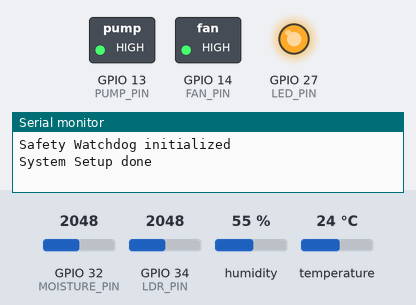
A program run on a simulated ESP32. On the bench: switched loads named in the program (green lamp = pin HIGH), output pins drawn as LEDs (lit = HIGH), the last lines printed to the serial monitor. The inputs (shaded band) are chosen by the test bench; at power-on: temperature 24 °C, GPIO 32 (MOISTURE_PIN) = 2048, GPIO 34 (LDR_PIN) = 2048, humidity 55 % (analog values on the 0–4095 scale). WiFi joins after 1.5 s; servers stay silent unless stated; the local clock reads 2024-03-15 10:24:30 at power-on unless the program sets it; the Firebase database answers and starts empty.

Above: at 3.8 s.
3.9 s: temperature set to 28.6 °C
9.1 s: temperature set to 29.6 °C
At 12.4 s:
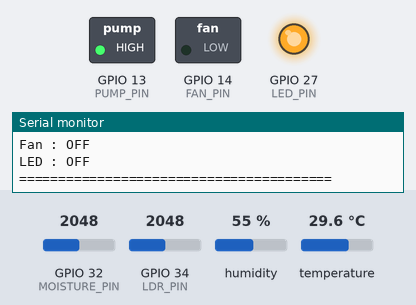
13.5 s: GPIO 32 (MOISTURE_PIN) set to 2150
23.5 s: GPIO 32 (MOISTURE_PIN) set to 2284
At 28.3 s:
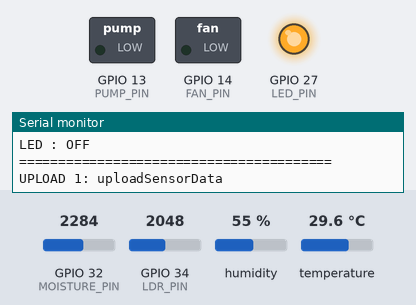
28.7 s: temperature set to 28.6 °C
38.5 s: temperature set to 27.2 °C
At 43.5 s:
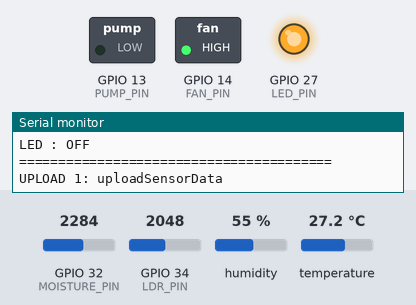
Timing chart, 0 to 44.7 s (numbered marks = the images above; inputs shaded):
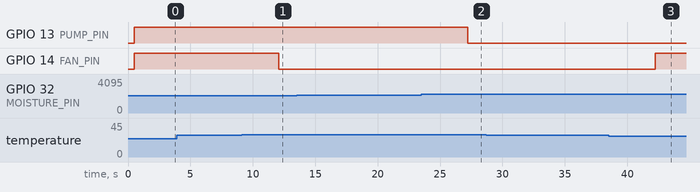

Measured:
- the behaviour switches between 29 and 29.1 °C on temperature (found by bisection; images 0 and 1)
- the behaviour switches between 2213 and 2214 on GPIO 32 (MOISTURE_PIN) (found by bisection; images 1 and 2)
- the behaviour switches between 28.1 and 28 °C on temperature (found by bisection; images 2 and 3)
- after the input at 9.1 s, GPIO 14 (FAN_PIN): HIGH → LOW after 3.0 s
- after the input at 23.5 s, GPIO 13 (PUMP_PIN): HIGH → LOW after 3.7 s
- after the input at 38.5 s, GPIO 14 (FAN_PIN): LOW → HIGH after 3.7 s

The program:

main.cpp
```cpp
#include <Arduino.h>

#include "config.h"
#include "app_state.h"
#include "wifi_manager.h"
#include "time_manager.h"
#include "sensor_manager.h"
#include "firebase_manager.h"
#include "control_manager.h"
#include "safety_manager.h"

static void initHardware()
{
  pinMode(PUMP_PIN, OUTPUT); // GPIO controlling the motor via transistor/MOSFET (output to control pump)
  pinMode(FAN_PIN, OUTPUT);  // GPIO controlling the fan (output to control fan)
  pinMode(LED_PIN, OUTPUT);  // GPIO controlling the LED (output to control LED)

  analogReadResolution(12); // 12-bit ADC resolution (0-4095)
  // ADC_11db attenuation gives a wider input voltage range (up to ~3.3V) which is suitable for our sensors and allows better resolution across the expected range of readings.
  analogSetPinAttenuation(MOISTURE_PIN, ADC_11db); // 0-3.3V range for soil moisture sensor (calibrated for 0-100% range) (0 to 4095 ADC value)
  analogSetPinAttenuation(LDR_PIN, ADC_11db);      // 0-3.3V range for LDR light sensor (calibrated for 0-100% range) (0 to 4095 ADC value)

  dht.begin(); // Initialize DHT sensor

  // Ensure all actuators are off at startup
  setPump(false);
  setFan(false);
  setLed(false);
}

static void handleSetpointFetch(unsigned long now)
{
  if (now - lastFetchMs >= SETPOINT_FETCH_MS)
  {
    lastFetchMs = now;
    fetchCurrentPlantAndSetpoints();
  }
}

static void handleSensorReadAndControl(unsigned long now)
{
  if (now - sensors.lastSensorReadMs >= SENSOR_READ_INTERVAL_MS)
  {
   readSensors();
    updateDailyLightTracking();

    controlPump();
    controlFan();
    controlLight();
  }
}

static void handleUploads(unsigned long now)
{
  if (!signupOK)
  {
    return; // Don't attempt uploads if Firebase sign-up wasn't successful
  }
  if (now - lastUploadMs >= FIREBASE_UPLOAD_MS)
  {
    lastUploadMs = now;
    Serial.println("UPLOAD 1: uploadSensorData");
    uploadSensorData();

    Serial.println("UPLOAD 2: uploadActuatorStates");
    uploadActuatorStates();

    Serial.println("UPLOAD 3: uploadSystemStatus");
    uploadSystemStatus();

    Serial.println("UPLOAD 4: uploads done");
  }
}

static void handleStatusPrint(unsigned long now)
{
  if (now - lastStatusPrintMs >= STATUS_PRINT_MS)
  {
    lastStatusPrintMs = now;
    printStatus();
  }
}

void setup()
{
  Serial.begin(115200);
  delay(500);

  initHardware();
  loadFallbackSetpoints();

  connectWiFi();
  if (isWiFiConnected() && waitForInternet(10000))
  {
    initializeTime();

    struct tm timeinfo;
    bool timeReady = getLocalTimeSafe(timeinfo);
    int timeSyncRetries = 0;

    while (!timeReady && timeSyncRetries < 3)
    {
      timeSyncRetries++;
      Serial.printf("Waiting for time sync... attempt %d/3\n", timeSyncRetries);
      delay(2000);
      timeReady = getLocalTimeSafe(timeinfo);
    }

    if (timeReady)
    {
      Serial.println("Time verified synchronized");
      initializeFirebase();
      fetchCurrentPlantAndSetpoints();
    }
    else
    {
      Serial.println("System Time sync failed - Firebase initialization skipped");
    }
  }
  else
  {
    Serial.println("System Starting offline mode");
  }

  initializeWatchdog();

  lastUploadMs = millis();
  lastFetchMs = millis();
  lastStatusPrintMs = millis();
  sensors.lastSensorReadMs = millis();

  Serial.println("System Setup done");
}

void loop()
{
  feedWatchdog();

  maintainWiFi();
  maintainTime();

  unsigned long now = millis();

  handleSetpointFetch(now);
  handleSensorReadAndControl(now);
  handleUploads(now);
  handleStatusPrint(now);

  runSafetyChecks();

  delay(5);
}
```

app_state.cpp
```cpp
#include "app_state.h"
#include "config.h"

FirebaseData fbdo;
FirebaseAuth auth;
FirebaseConfig firebaseConfig;
DHT dht(DHT_PIN, DHT_TYPE);

PlantSetpoint setpoints;
SensorData sensors;
ActuatorData actuators;
LightTracker lightTracker;
PumpSafetyState pumpSafety;

EmaFilterState soilFilterState;
EmaFilterState ldrFilterState;

SystemStatusData systemStatus;

bool signupOK = false;

unsigned long lastUploadMs = 0;
unsigned long lastFetchMs = 0;
unsigned long lastStatusPrintMs = 0;
unsigned long lastWiFiRetryMs = 0;
unsigned long lastTimeSyncAttemptMs = 0;
```

app_state.h
```cpp
#pragma once
#include <Firebase_ESP_Client.h>
#include <DHT.h>
#include "types.h"
#include "config.h"

extern FirebaseData fbdo;             // Firebase data object to store received data
extern FirebaseAuth auth;             // Firebase auth object to store user credentials
extern FirebaseConfig firebaseConfig; // Firebase config object to store Firebase project configuration
extern DHT dht;                       // DHT sensor object

extern PlantSetpoint setpoints;    // Struct to store plant setpoints
extern SensorData sensors;         // Struct to store sensor data
extern ActuatorData actuators;     // Struct to store actuator data
extern LightTracker lightTracker;  // Struct to track light hours
extern PumpSafetyState pumpSafety; // Struct to track pump safety

extern EmaFilterState soilFilterState; // Soil moisture filter state
extern EmaFilterState ldrFilterState;  // LDR filter state

extern SystemStatusData systemStatus; // Struct to store overall system status, including WiFi, time sync status, dht status, firebase status, and alert status

extern bool signupOK; // variable to store if sign up was successful

extern unsigned long lastUploadMs;          // variable to store the last time sensor data was uploaded
extern unsigned long lastFetchMs;           // variable to store the last time sensor data was fetched
extern unsigned long lastStatusPrintMs;     // variable to store the last time status was printed
extern unsigned long lastWiFiRetryMs;       // variable to store the last time WiFi connection was retried
extern unsigned long lastTimeSyncAttemptMs; // variable to store the last time WiFi connection was retried
```

control_manager.cpp
```cpp
#include <Arduino.h>
#include "control_manager.h"
#include "config.h"
#include "app_state.h"
#include "utils.h"
#include "time_manager.h"

static void applyActuatorPin(uint8_t pin, bool logicalOn, bool inverted)
{
    bool pinLevel = inverted ? !logicalOn : logicalOn;
    digitalWrite(pin, pinLevel ? HIGH : LOW);
}

static int getLightCycleDayKey(const struct tm &timeinfo)
{
    int dayKey = timeinfo.tm_yday;
    if (timeinfo.tm_hour < DAY_START_HOUR)
    {
        dayKey--;
        if (dayKey < 0)
        {
            dayKey = 365;
        }
    }
    return dayKey;
}

void setPump(bool on)
{
    if (on)
    {
        pumpSafety.pumpStartMs = millis();
        pumpSafety.timingActive = true;
    }
    else
    {
        if (actuators.pump)
        {
            pumpSafety.lastPumpOffMs = millis();
        }
        pumpSafety.timingActive = false;
    }

    actuators.pump = on;
    applyActuatorPin(PUMP_PIN, on, PUMP_INVERTED);
}

void setFan(bool on)
{
    actuators.fan = on;
    applyActuatorPin(FAN_PIN, on, FAN_INVERTED);
}

void setLed(bool on)
{
    actuators.led = on;
    applyActuatorPin(LED_PIN, on, LED_INVERTED);
}

static void resetLightTrackerIfNewDay(const struct tm &timeinfo)
{
    int cycleDayKey = getLightCycleDayKey(timeinfo);
    if (lightTracker.lastDayOfYear != cycleDayKey)
    {
        lightTracker.lastDayOfYear = cycleDayKey;
        lightTracker.dailyNaturalLightSeconds = 0;
        lightTracker.dailySupplementalLightSeconds = 0;
        lightTracker.lastUpdateMs = millis();
        Serial.println("Light New sunrise-based cycle detected, counters reset");
    }
}

void updateDailyLightTracking()
{
    struct tm timeinfo;
    if (!getLocalTimeSafe(timeinfo))
    {
        lightTracker.timeValid = false;
        return;
    }

    lightTracker.timeValid = true;
    resetLightTrackerIfNewDay(timeinfo);

    unsigned long nowMs = millis();
    if (lightTracker.lastUpdateMs == 0)
    {
        lightTracker.lastUpdateMs = nowMs;
        return;
    }

    unsigned long elapsedSec = (nowMs - lightTracker.lastUpdateMs) / 1000;
    lightTracker.lastUpdateMs = nowMs;

    if (elapsedSec == 0)
        return;

    if (isDaytime(timeinfo) && sensors.lightPercent >= SUNLIGHT_THRESHOLD_PERCENT)
    {
        lightTracker.dailyNaturalLightSeconds += elapsedSec;
    }

    if (actuators.led)
    {
        lightTracker.dailySupplementalLightSeconds += elapsedSec;
    }
}

float getDailyNaturalLightHours()
{
    return lightTracker.dailyNaturalLightSeconds / 3600.0f;
}

float getDailySupplementalLightHours()
{
    return lightTracker.dailySupplementalLightSeconds / 3600.0f;
}

float getDailyTotalLightHours()
{
    return (lightTracker.dailyNaturalLightSeconds + lightTracker.dailySupplementalLightSeconds) / 3600.0f;
}

static bool canStartPump()
{
    return (millis() - pumpSafety.lastPumpOffMs) >= PUMP_COOLDOWN_MS;
}

void controlPump()
{
    if (isnan(sensors.soilMoisturePercent))
        return;

    if (!actuators.pump && sensors.soilMoisturePercent < setpoints.moisture.min && canStartPump())
    {
        setPump(true);
    }
    else if (actuators.pump && sensors.soilMoisturePercent >= setpoints.moisture.max)
    {
        setPump(false);
    }
}

void controlFan()
{
    if (!sensors.validDHT)
        return;

    bool needFan = (sensors.temperatureC > setpoints.temperature.max);
    bool safeToTurnOff = (sensors.temperatureC <= (setpoints.temperature.max - FAN_TEMP_OFF_MARGIN));
    if (!actuators.fan && needFan)
    {
        setFan(true);
    }
    else if (actuators.fan && safeToTurnOff)
    {
        setFan(false);
    }
}

void controlLight()
{
    if (isnan(sensors.lightPercent))
        return;

    struct tm timeinfo;
    if (!getLocalTimeSafe(timeinfo))
    {
        setLed(false);
        return;
    }

    float totalHours = getDailyTotalLightHours();
    bool sunlightEnoughNow = sensors.lightPercent >= SUNLIGHT_THRESHOLD_PERCENT;

    if (isDaytime(timeinfo))
    {
        if (sunlightEnoughNow)
        {
            setLed(false);
        }
        else
        {
            setLed(true);
        }
        return;
    }

    if (isAfterSunset(timeinfo))
    {
        if (totalHours < setpoints.lightHours.min)
        {
            setLed(true);
        }
        else
        {
            setLed(false);
        }
        return;
    }

    // before sunrise: keep the previous light cycle alive until the required minimum is reached
    if (totalHours < setpoints.lightHours.min)
    {
        setLed(true);
    }
    else
    {
        setLed(false);
    }
}

void printStatus()
{
    Serial.println("\n================ STATUS ================");
    Serial.printf("Time: %s\n", getFormattedLocalTime().c_str());
    Serial.printf("Plant: %s\n", setpoints.plantName.c_str());

    Serial.printf("Temp Range: %.1f -> %.1f C\n", setpoints.temperature.min, setpoints.temperature.max);
    Serial.printf("Soil Range: %.1f -> %.1f %%\n", setpoints.moisture.min, setpoints.moisture.max);
    Serial.printf("Light Hours Range: %.1f -> %.1f h\n", setpoints.lightHours.min, setpoints.lightHours.max);

    if (sensors.validDHT)
    {
        Serial.printf("Temperature: %.2f C\n", sensors.temperatureC);
    }
    else
    {
        Serial.println("Temperature: DHT invalid or stale");
    }

    Serial.printf("Soil Raw: %d\n", sensors.soilRaw);
    Serial.printf("Soil Moisture: %.2f %%\n", sensors.soilMoisturePercent);
    Serial.printf("LDR Raw: %d\n", sensors.ldrRaw);
    Serial.printf("Light Percent: %.2f %%\n", sensors.lightPercent);

    Serial.printf("Natural Light Today: %.2f h\n", getDailyNaturalLightHours());
    Serial.printf("Supplemental Light Today: %.2f h\n", getDailySupplementalLightHours());
    Serial.printf("Total Light Today: %.2f h\n", getDailyTotalLightHours());

    Serial.printf("Pump: %s\n", actuators.pump ? "ON" : "OFF");
    Serial.printf("Fan : %s\n", actuators.fan ? "ON" : "OFF");
    Serial.printf("LED : %s\n", actuators.led ? "ON" : "OFF");
    Serial.println("========================================\n");
}
```

control_manager.h
```cpp
#pragma once

void setPump(bool on);
void setFan(bool on);
void setLed(bool on);

void updateDailyLightTracking();
float getDailyNaturalLightHours();
float getDailySupplementalLightHours();
float getDailyTotalLightHours();

void controlPump();
void controlFan();
void controlLight();
void printStatus();
```

firebase_manager.h
```cpp
#pragma once

void initializeFirebase();
bool fetchCurrentPlantAndSetpoints();
void uploadSensorData();
void uploadActuatorStates();
void uploadSystemStatus();
```

safety_manager.cpp
```cpp
#include <Arduino.h>
#include <esp_task_wdt.h>
#include "safety_manager.h"
#include "config.h"
#include "app_state.h"
#include "control_manager.h"

void initializeWatchdog()
{
  esp_task_wdt_init(WATCHDOG_TIMEOUT_S, true);
  esp_task_wdt_add(NULL);
  Serial.println("Safety Watchdog initialized");
}

void feedWatchdog()
{
  esp_task_wdt_reset();
}

void runSafetyChecks()
{
  // Pump max runtime fail-safe
  // if (actuators.pump && pumpSafety.timingActive)
  // {
  //   if (millis() - pumpSafety.pumpStartMs >= MAX_PUMP_ON_MS)
  //   {
  //     Serial.println("Safety Pump max runtime exceeded. Turning pump OFF.");
  //     setPump(false);
  //   }
  // }

  // Sensor stale fail-safe
  // if (millis() - sensors.lastSensorReadMs > SENSOR_STALE_TIMEOUT_MS)
  // {
  //   if (actuators.pump)
  //   {
  //     Serial.println("Safety Sensors stale. Turning pump OFF.");
  //     setPump(false);
  //   }
  // }

  // DHT critical timeout fail-safe
  if (!sensors.validDHT && (millis() - sensors.lastValidDhtMs > DHT_CRITICAL_TIMEOUT_MS))
  {
    Serial.println("Safety DHT critically stale. Turning fan ON as fail-safe.");
    setFan(true);
  }
}
```

safety_manager.h
```cpp
#pragma once

void initializeWatchdog();
void feedWatchdog();
void runSafetyChecks();
```

sensor_manager.cpp
```cpp
#include <Arduino.h>
#include <math.h>
#include "sensor_manager.h"
#include "config.h"
#include "app_state.h"
#include "utils.h"

static int applyCleaning(uint8_t pin, EmaFilterState &filterState)
{
    int samples[ADC_SAMPLES];
    int absDeviations[ADC_SAMPLES];

    for (uint8_t i = 0; i < ADC_SAMPLES; i++)
    {
        samples[i] = analogRead(pin);
        delay(ADC_SAMPLE_DELAY_MS); // small delay between samples to allow for ADC stabilization
    }

    insertionSortInt(samples, ADC_SAMPLES);
    int median = medianOfSortedInt(samples, ADC_SAMPLES);

    for (uint8_t i = 0; i < ADC_SAMPLES; i++)
    {
        absDeviations[i] = abs(samples[i] - median);
    }

    insertionSortInt(absDeviations, ADC_SAMPLES);
    int mad = medianOfSortedInt(absDeviations, ADC_SAMPLES);

    long sum = 0;
    int count = 0;

    if (mad == 0)
    {
        for (uint8_t i = 0; i < ADC_SAMPLES; i++)
        {
            sum += samples[i];
            count++;
        }
    }
    else
    {
        float threshold = MAD_SCALE_THRESHOLD * mad;
        for (uint8_t i = 0; i < ADC_SAMPLES; i++)
        {
            if (abs(samples[i] - median) <= threshold)
            {
                sum += samples[i];
                count++;
            }
        }
    }

    float cleaned = (count > 0) ? ((float)sum / count) : (float)median;

    if (!filterState.initialized)
    {
        filterState.initialized = true;
        filterState.value = cleaned;
    }
    else
    {
        filterState.value = (ADC_EMA_ALPHA * cleaned) + ((1.0f - ADC_EMA_ALPHA) * filterState.value);
    }

    return (int)roundf(filterState.value);
}

static void readDHTSafely()
{
    float t = dht.readTemperature();

    if (isnan(t))
    {
        sensors.dhtFailCount++;

        systemStatus.dht.valid = false;
        systemStatus.dht.failCount = sensors.dhtFailCount;
        systemStatus.dht.lastError = "DHT temperature read failed";

        if (millis() - sensors.lastValidDhtMs > DHT_STALE_TIMEOUT_MS)
        {
            sensors.validDHT = false;
            systemStatus.dht.lastError = "DHT data timeout";
        }

        if (sensors.dhtFailCount >= DHT_MAX_FAILS_BEFORE_REINIT)
        {
            Serial.println("DHT Too many failures, reinitializing...");
            dht.begin();
            sensors.dhtFailCount = 0;

            systemStatus.dht.failCount = 0;
            systemStatus.dht.lastError = "DHT reinitialized after failures";
        }
        return;
    }

    sensors.temperatureC = t;
    sensors.validDHT = true;
    sensors.dhtFailCount = 0;
    sensors.lastValidDhtMs = millis();

    systemStatus.dht.valid = true;
    systemStatus.dht.failCount = 0;
    systemStatus.dht.lastError = "";
}

void loadFallbackSetpoints()
{
    setpoints.plantName = DEFAULT_PLANT_NAME;
    setpoints.temperature = {FALLBACK_TEMP_MIN, FALLBACK_TEMP_MAX};
    setpoints.moisture = {FALLBACK_SOIL_MIN, FALLBACK_SOIL_MAX};
    setpoints.lightHours = {FALLBACK_LIGHT_HOURS_MIN, FALLBACK_LIGHT_HOURS_MAX};
}

float getSoilMoisturePercent(int rawValue)
{
    float percent = mapFloat((float)rawValue, (float)SOIL_DRY_VALUE, (float)SOIL_WET_VALUE, 0.0f, 100.0f);
    return clampValue(percent, 0.0f, 100.0f);
}

float getLightPercent(int rawValue)
{
    float percent = mapFloat((float)rawValue, (float)LDR_DARK_VALUE, (float)LDR_BRIGHT_VALUE, 0.0f, 100.0f);
    return clampValue(percent, 0.0f, 100.0f);
}

void readSensors()
{
    sensors.soilRaw = applyCleaning(MOISTURE_PIN, soilFilterState);
    sensors.ldrRaw = applyCleaning(LDR_PIN, ldrFilterState);

    sensors.soilMoisturePercent = getSoilMoisturePercent(sensors.soilRaw);
    sensors.lightPercent = getLightPercent(sensors.ldrRaw);

    readDHTSafely();

    sensors.lastSensorReadMs = millis();
}
```

sensor_manager.h
```cpp
#pragma once

void loadFallbackSetpoints();
void readSensors();

float getSoilMoisturePercent(int rawValue);
float getLightPercent(int rawValue);
```

time_manager.h
```cpp
#pragma once
#include <time.h>
#include <Arduino.h>

void initializeTime();
void maintainTime();
bool getLocalTimeSafe(struct tm &timeinfo);
bool isTimeValid();
bool isDaytime(const struct tm &timeinfo);
bool isAfterSunset(const struct tm &timeinfo);
String getFormattedLocalTime();
```

wifi_manager.h
```cpp
#pragma once

bool isWiFiConnected();
void connectWiFi();
void maintainWiFi();
bool waitForInternet(uint32_t timeoutMs = 10000);
```

Source omitted: firebase_manager.cpp (9266 bytes), time_manager.cpp (2693 bytes), types.h (1768 bytes), utils.h (916 bytes), wifi_manager.cpp (3641 bytes), config.h (3693 bytes)
